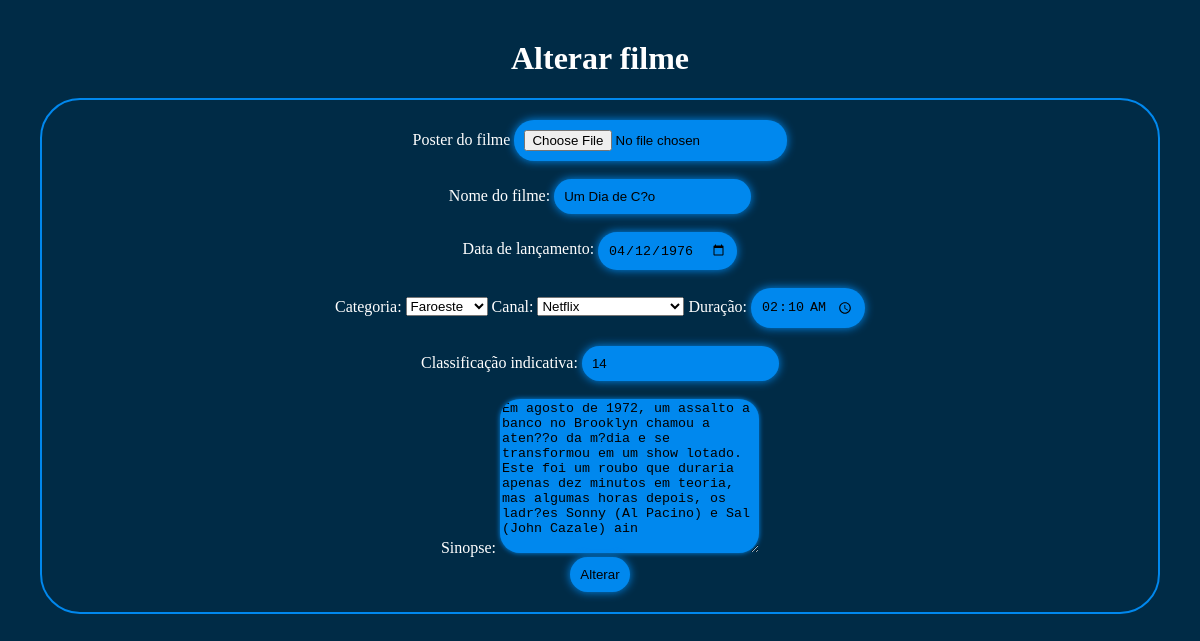
Page /view/alterar_filme.php?get_id=2 (signed in) on the committed database.
### tables this page shows
CREATE TABLE IF NOT EXISTS `filme` (
  `id_filme` INT(11) NOT NULL AUTO_INCREMENT,
  `nome_filme` VARCHAR(80) NOT NULL,
  `dt_de_lancamento_filme` DATE NULL DEFAULT NULL,
  `duracao_filme` TIME NULL DEFAULT NULL,
  `sinopse_filme` VARCHAR(250) NOT NULL,
  `classificacao_filme` VARCHAR(50) NOT NULL,
  `capa_filme` VARCHAR(50) NOT NULL,
  `trailer_filme` VARCHAR(50) NULL DEFAULT NULL,
  `fk_id_categoria_filme` INT(11) NOT NULL,
  `fk_id_canal_filme` INT(11) NOT NULL,
  `fk_id_usuario` INT(11) NOT NULL,
  `fk_id_perfil` INT(11) NOT NULL,
  PRIMARY KEY (`id_filme`, `fk_id_categoria_filme`, `fk_id_canal_filme`, `fk_id_usuario`, `fk_id_perfil`),
  INDEX `fk_filme_categoria_filme1_idx` (`fk_id_categoria_filme` ASC),
  INDEX `fk_filme_canal_filme1_idx` (`fk_id_canal_filme` ASC),
  INDEX `fk_filme_usuario1_idx` (`fk_id_usuario` ASC),
  INDEX `fk_filme_perfil1_idx` (`fk_id_perfil` ASC),
  CONSTRAINT `fk_filme_canal_filme1`
    FOREIGN KEY (`fk_id_canal_filme`)
    REFERENCES `canal_filme` (`id_canal_filme`)
    ON DELETE NO ACTION
    ON UPDATE NO ACTION,
  CONSTRAINT `fk_filme_categoria_filme1`
    FOREIGN KEY (`fk_id_categoria_filme`)
    REFERENCES `categoria_filme` (`id_categoria_filme`)
    ON DELETE NO ACTION
    ON UPDATE NO ACTION,
  CONSTRAINT `fk_filme_usuario1`
    FOREIGN KEY (`fk_id_usuario`)
    REFERENCES `usuario` (`id_usuario`)
    ON DELETE NO ACTION
    ON UPDATE NO ACTION,
  CONSTRAINT `fk_filme_perfil1`
    FOREIGN KEY (`fk_id_perfil`)
    REFERENCES `perfil` (`id_perfil`)
    ON DELETE NO ACTION
    ON UPDATE NO ACTION);

### model/conexao.php (called while the page is built)
<?php
class Conexao{
    private static $conexao;
    public static function getInstance(){
        if(!isset(self::$conexao)){
            try{
                $options = array(
                    PDO::ATTR_PERSISTENT => true,
                    PDO::MYSQL_ATTR_INIT_COMMAND => 'SET NAMES UTF8;',
                    PDO::ATTR_ERRMODE => PDO::ERRMODE_EXCEPTION
                );
                self::$conexao = new PDO('mysql:host=localhost;dbname=cine_community','root','', $options);
                self::$conexao->setAttribute(PDO::ATTR_ERRMODE, PDO::ERRMODE_EXCEPTION);
            }catch(PDOException $exc){
                echo "Houve um erro ao se conectar com o Banco de Dados ".$exc->getMessage();
            }
        }
        return self::$conexao;
    }
}
?>

### model/dao/filmeDAO.php (called while the page is built, shortened)
<?php
require_once __DIR__ .'/../conexao.php';
require_once __DIR__ .'/../dto/filmeDTO.php';
class FilmeDAO{
    public $pdo;
    public function __construct()
    {
        $this->pdo = Conexao::getInstance();
    }
public function buscarPorID($id) {
    try {
        $sql = "SELECT f.*, u.id_usuario, p.id_perfil FROM filme f INNER JOIN usuario u ON f.fk_id_usuario = u.id_usuario INNER JOIN perfil p ON f.fk_id_perfil = p.id_perfil INNER JOIN categoria_filme c ON f.fk_id_categoria_filme = c.id_categoria_filme INNER JOIN canal_filme i ON f.fk_id_canal_filme = i.id_canal_filme WHERE id_filme=?  ";
        $stmt = $this->pdo->prepare($sql);
        $stmt->bindValue(1, $id);
        $stmt->execute();
        $filmeFetch = $stmt->fetchAll(PDO::FETCH_ASSOC);
        if (count($filmeFetch) == 1) {
            $filme = $filmeFetch[0];
            $FilmeDTO = new FilmeDTO();
            $FilmeDTO->setId_filme($filme["id_filme"]);
            $FilmeDTO->setNome_filme($filme["nome_filme"]);
            $FilmeDTO->setDt_de_lancamento_filme($filme["dt_de_lancamento_filme"]);
            $FilmeDTO->setDuracao_filme($filme["duracao_filme"]);
            $FilmeDTO->setSinopse_filme($filme["sinopse_filme"]);
            $FilmeDTO->setFk_Id_categoria_filme($filme["fk_id_categoria_filme"]);
            $FilmeDTO->setClassificacao_filme($filme["classificacao_filme"]);
            $FilmeDTO->setCapa_filme($filme["capa_filme"]);
            $FilmeDTO->setTrailer_filme($filme["trailer_filme"]);
            $FilmeDTO->setFk_Id_canal_filme($filme["fk_id_canal_filme"]);
            $FilmeDTO->setFk_id_usuario($filme["id_usuario"]);
            $FilmeDTO->setFk_id_perfil($filme["id_perfil"]);
            return $FilmeDTO;
        } else {
            return null;
        }
    } catch (PDOException $exc) {
        echo $exc->getMessage();
    }
}
}

### model/dto/filmeDTO.php (called while the page is built, shortened)
<?php
class FilmeDTO{
    private $nome_filme;
    private $dt_de_lancamento_filme;
    private $duracao_filme;
    private $sinopse_filme;
    private $classificacao_filme;
    private $capa_filme;
    private $fk_id_categoria_filme;
    private $fk_id_canal_filme;
public function getNome_filme(){
    return $this->nome_filme;
}
public function getDt_de_lancamento_filme(){
    return $this->dt_de_lancamento_filme;
}
public function getDuracao_filme(){
    return $this->duracao_filme;
}
public function getSinopse_filme(){
    return $this->sinopse_filme;
}
public function getClassificacao_filme() {
    return $this->classificacao_filme;
}
public function getCapa_filme() {
    return $this->capa_filme;
}
public function getFk_id_categoria_filme() {
    return $this->fk_id_categoria_filme;
}
public function getFk_id_canal_filme() {
    return $this->fk_id_canal_filme;
}
public function setNome_filme($nome_filme) {
    $this->nome_filme = $nome_filme;
}
public function setDt_de_lancamento_filme($dt_de_lancamento_filme) {
    $this->dt_de_lancamento_filme = $dt_de_lancamento_filme;
}
public function setDuracao_filme($duracao_filme) {
    $this->duracao_filme = $duracao_filme;
}
public function setSinopse_filme($sinopse_filme){
    $this->sinopse_filme = $sinopse_filme;
}
public function setClassificacao_filme($classificacao_filme) {
    $this->classificacao_filme = $classificacao_filme;
}
public function setCapa_filme($capa_filme) {
    $this->capa_filme = $capa_filme;
}
public function setFk_id_categoria_filme($fk_id_categoria_filme) {
    $this->fk_id_categoria_filme = $fk_id_categoria_filme;
}
public function setFk_id_canal_filme($fk_id_canal_filme) {
    $this->fk_id_canal_filme = $fk_id_canal_filme;
}
}
?>

### view/alterar_filme.php (the view, shortened to what this page needs)
<?php
require_once '../model/dao/filmeDAO.php';
$get_id = isset($_GET["get_id"]) ? $_GET["get_id"] : null;
if ($get_id) {
    $FilmeDAO = new FilmeDAO();
    $filme = $FilmeDAO->buscarPorID($get_id);
    if ($filme) {
        $capa_filme = $filme->getCapa_filme();
        $nome_filme = $filme->getNome_filme();
        $dt_de_lancamento_filme = $filme->getDt_de_lancamento_filme();
        $fk_id_categoria_filme = $filme->getFk_id_categoria_filme();
        $fk_id_canal_filme = $filme->getFk_id_canal_filme();
        $duracao_filme = $filme->getDuracao_filme();
        $classificacao_filme = $filme->getClassificacao_filme();
        $sinopse_filme = $filme->getSinopse_filme();
    } else {
        echo "Filme não encontrado.";
        exit;
    }
} else {
    echo "ID do filme não fornecido.";
    exit;
}
?>
<!DOCTYPE html>
<html lang="pt-br">
<head>
    <link rel="stylesheet" href="../css/formulariofilme.css">
</head>
<body>
    <h1>Alterar filme</h1>
    <center>
    <div class="borda">
        <form action="../control/control_alterar_filme.php" method="post">
            Poster do filme
            <input type="file" name="capa_filme" value="<?= $capa_filme; ?>"><br><br>
            Nome do filme:
            <input type="text" name="nome_filme" placeholder="Filme" value="<?= $nome_filme; ?>"> <br> <br>
            Data de lançamento:
            <input type="date" name="dt_de_lancamento_filme" placeholder="Data de lançamento" value="<?= $dt_de_lancamento_filme; ?>"><br><br>
            <label for="categoria_filme">Categoria:</label>
            <select name="fk_id_categoria_filme" id="categoria_filme">
                <option value="8" <?= ($fk_id_categoria_filme == 8) ? 'selected' : ''; ?>>Faroeste</option>
            </select>
            <label for="canal_filme">Canal:</label>
            <select name="fk_id_canal_filme" id="canal_filme">
                <option value="1" <?= ($fk_id_canal_filme == 1) ? 'selected' : ''; ?>>Netflix</option>
            </select>
            Duração:
            <input type="time" name="duracao_filme" placeholder="Duração" value="<?= $duracao_filme; ?>"> <br><br>
            Classificação indicativa:
            <input type="number" name="classificacao_filme" placeholder="Classificação" value="<?= $classificacao_filme; ?>"><br><br>
            Sinopse:
            <textarea name="sinopse_filme" id="" cols="30" rows="10" placeholder="Sinopse"><?= $sinopse_filme; ?></textarea><br>
            <input type="submit" value="Alterar">
        </form>
    </div>
    </center>
</body>
</html>

### css/formulariofilme.css (style rules this page uses)
body { margin: 40PX 40PX; background-color: #002b46; color: white; }
.borda { border-radius: 40px; border: solid #08ef 2px; padding: 20px 60px; display: column; }
input { align-items: center; padding: 10px; box-shadow: 0 0 10px #08ef; background-color: #08ef; border-radius: 20px; border: none; color: #000; }
h1 { text-align: center; }
textarea { border: none; border-radius: 20px; background-color: #08ef; box-shadow: 0 0 5px #08ef; }
form { border:none; border-radius:10px; text-align: center; }

### rows in the picture
filme: nome_filme "Um Dia de C?o", dt_de_lancamento_filme "04/12/1976", fk_id_categoria_filme "Faroeste", fk_id_canal_filme "Netflix", duracao_filme "02:10:00", classificacao_filme "14", sinopse_filme "Em agosto de 1972, um assalto a banco no Brooklyn chamou a aten??o da m?dia e se transformou em um show lotado. Este foi um roubo que duraria apenas dez minutos em teoria, mas algumas horas depois, os ladr?es Sonny (Al Pacino) e Sal (John Cazale) ain"
